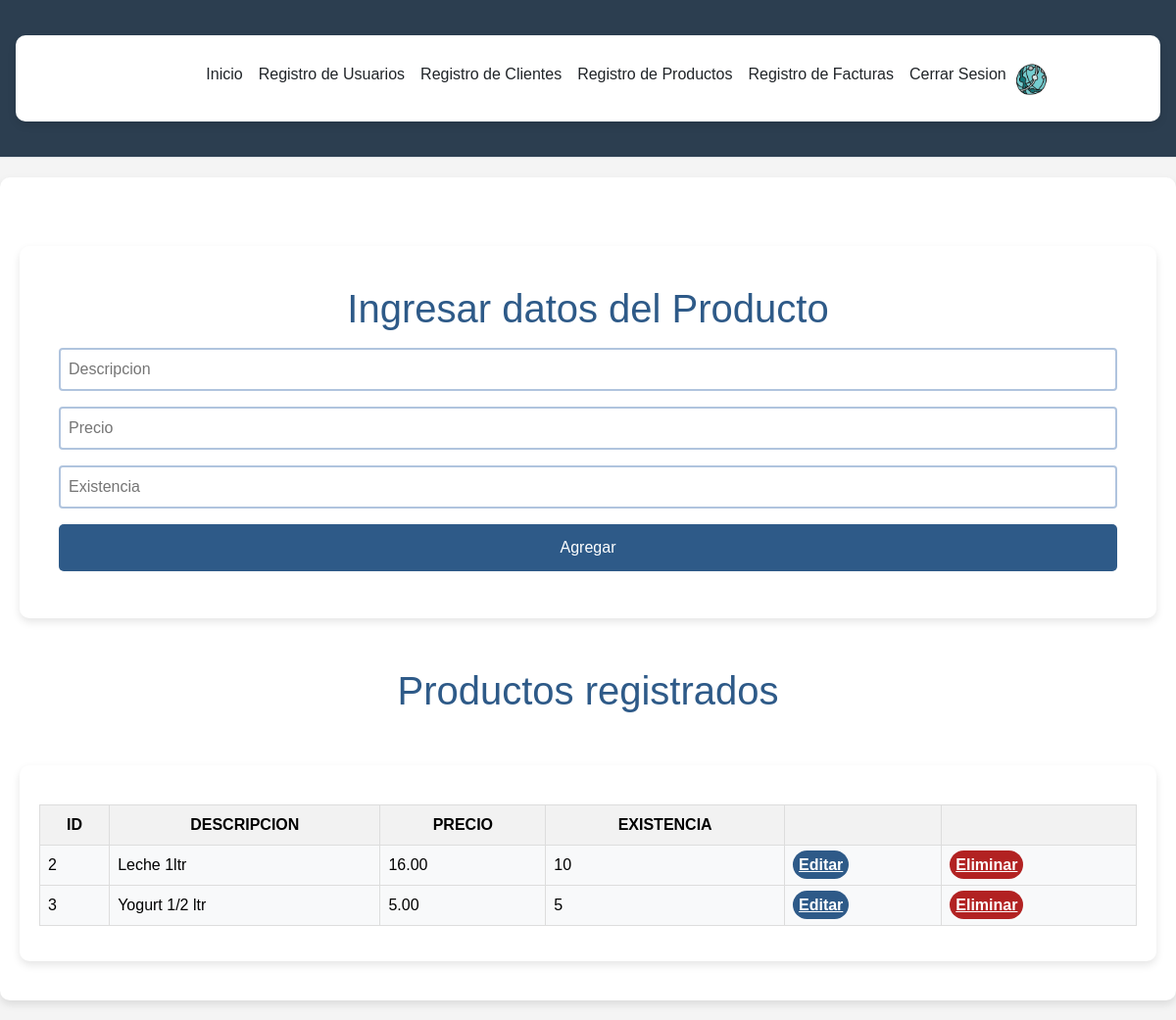
Page /Login_v18/registration-producto.php on the committed database.
### tables this page shows
CREATE TABLE `producto` (
  `idproducto` int(11) NOT NULL,
  `descripcion` varchar(100) DEFAULT NULL,
  `precio` decimal(10,2) DEFAULT NULL,
  `existencia` int(11) DEFAULT NULL
);

### Login_v18/registration-producto.php (the view, shortened to what this page needs)
<?php
include("conexion.php");
$sql = "SELECT * FROM producto";
$query = mysqli_query($mysqli, $sql);
?>
<!DOCTYPE html>
<html lang="es">
<head>
    <link rel="stylesheet" type="text/css" href="style-home2.css?ts=<?= time() ?>" />
</head>
<body>
    <div>
        <?php
        require_once "header.php";
        ?>
    </div>
    <div class="container">
        <div class="users-form">
            <form action="register-producto.php" method="POST">
                <h1>Ingresar datos del Producto</h1>
                <input type="text" placeholder="Descripcion" name="descripcion" required>
                <input type="text" placeholder="Precio" name="precio" required>
                <input type="text" placeholder="Existencia" name="existencia" required>
                <input type="submit" onclick="add()" value="Agregar">
            </form>
        </div>
        <h1>Productos registrados</h1>
        <br>
        <div class="container">
            <div class="table-responsive">
                <table class="table table-light">
                    <div class="users-table">
                        <thead class="table-dark">
                            <tr>
                                <th>ID</th>
                                <th>DESCRIPCION</th>
                                <th>PRECIO</th>
                                <th>EXISTENCIA</th>
                                <th></th>
                                <th></th>
                            </tr>
                        </thead>
                        <tbody>
                            <?php while ($row = mysqli_fetch_array($query)): ?>
                                <tr>
                                    <td>
                                        <?= $row['idproducto'] ?>
                                    </td>
                                    <td>
                                        <?= $row['descripcion'] ?>
                                    </td>
                                    <td>
                                        <?= $row['precio'] ?>
                                    </td>
                                    <td>
                                        <?= $row['existencia'] ?>
                                    </td>
                                    <td><a href="update-producto.php?id=<?= $row['idproducto'] ?>"
                                            class="users-table--edit">Editar</a></td>
                                    <td><a onclick="del()" href="delete-producto.php?id=<?= $row['idproducto'] ?>"
                                            class="users-table--delete">Eliminar</a></td>
                                </tr>
                            <?php endwhile; ?>
                        </tbody>
                </table>
            </div>
        </div>
</html>

### Login_v18/style-home2.css (style rules this page uses)
body { background-color: #a79d9d; font-family: 'Arial', sans-serif; }
.container { background-color: #ffffff; padding: 20px; border-radius: 10px; box-shadow: 0 4px 8px rgba(0, 0, 0, 0.1); }
h1 { color: #2E5A88; font-weight: bold; }
table { width: 100%; border-collapse: collapse; margin-top: 20px; }
table, th, td { color: black; text-align: center; vertical-align: middle; }
th, td { padding: 8px 12px; text-align: left; }
th { background-color: #D3D3D3; }
.users-form form input[type=text], .users-form form input[type=text], .users-form form input[type=text] { padding: 8px; border: 2px solid #B0C4DE; border-radius: 4px; outline: none; transition: .3s; }
.users-form form input[type=submit] { background-color: #2E5A88; color: #ffffff; border: none; border-radius: 5px; padding: 12px 20px; cursor: pointer; transition: background-color 0.3s ease; }
.users-table--edit { background: #2E5A88; padding: 6px; color: #fff; text-align: center; font-weight: bold; border-radius: 20px; }
.users-table--delete { background: #B22222; padding: 6px; color: #fff; text-align: center; font-weight: bold; border-radius: 20px; }

### Login_v18/style-general.css (style rules this page uses)
* { box-sizing: border-box; margin: 0; padding: 0; }
html { font-family: 'Segoe UI', sans-serif; text-align: center; }
body { background-color: #8A2BE2; font-family: 'Roboto', sans-serif; color: #ffffff; margin: 0; padding: 0; }
.container { max-width: 1200px; margin: 20px auto; padding: 20px; }
.users-form { background-color: rgba(255, 255, 255, 0.1); padding: 40px; border-radius: 10px; box-shadow: 0 4px 8px rgba(0, 0, 0, 0.1); margin-top: 50px; margin-bottom: 50px; }
input[type="text"], input[type="password"], select { width: 100%; padding: 12px 20px; margin: 8px 0; display: inline-block; border: 1px solid #ccc; border-radius: 4px; box-sizing: border-box; }
input[type="submit"] { width: 100%; background-color: #4CAF50; color: white; padding: 14px 20px; margin: 8px 0; border: none; border-radius: 4px; cursor: pointer; }
.table-responsive { overflow-x: auto; }
.table { width: 100%; border-collapse: collapse; }
.table th, .table td { border: 1px solid #ddd; padding: 8px; }
.table th { background-color: #f2f2f2; }
body { font-family: 'Nunito', sans-serif; background-color: #f4f4f4; }

### Login_v18/registration-producto.php (style rules this page uses)
body { background-color: #8A2BE2; font-family: 'Roboto', sans-serif; color: #ffffff; margin: 0; padding: 0; }
.container { max-width: 1200px; margin: 20px auto; padding: 20px; }
.users-form { background-color: rgba(255, 255, 255, 0.1); padding: 40px; border-radius: 10px; box-shadow: 0 4px 8px rgba(0, 0, 0, 0.1); margin-top: 50px; margin-bottom: 50px; }
input[type="text"], input[type="password"], select { width: 100%; padding: 12px 20px; margin: 8px 0; display: inline-block; border: 1px solid #ccc; border-radius: 4px; box-sizing: border-box; }
input[type="submit"] { width: 100%; background-color: #4CAF50; color: white; padding: 14px 20px; margin: 8px 0; border: none; border-radius: 4px; cursor: pointer; }
.table-responsive { overflow-x: auto; }
.table { width: 100%; border-collapse: collapse; }
.table th, .table td { border: 1px solid #ddd; padding: 8px; }
.table th { background-color: #f2f2f2; }

### rows in the picture
producto: idproducto "2", descripcion "Leche 1ltr", precio "16.00", existencia "10"
producto: idproducto "3", descripcion "Yogurt 1/2 ltr", precio "5.00", existencia "5"
